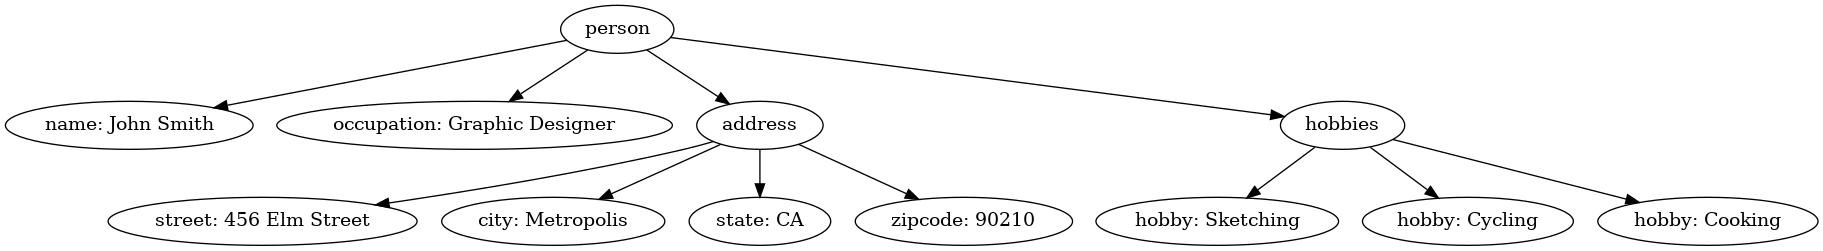

Source code (Python):
import graphviz

# Create a tree visualization for Exercise 2
tree = graphviz.Digraph(format="png", filename="exercise2_tree")

# Adding nodes and edges based on the XML structure
tree.node("person", "person")
tree.node("name", "name: John Smith")
tree.node("occupation", "occupation: Graphic Designer")
tree.node("address", "address")
tree.node("street", "street: 456 Elm Street")
tree.node("city", "city: Metropolis")
tree.node("state", "state: CA")
tree.node("zipcode", "zipcode: 90210")
tree.node("hobbies", "hobbies")
tree.node("hobby1", "hobby: Sketching")
tree.node("hobby2", "hobby: Cycling")
tree.node("hobby3", "hobby: Cooking")

# Connect nodes to represent hierarchy
tree.edges([
    ("person", "name"),
    ("person", "occupation"),
    ("person", "address"),
    ("address", "street"),
    ("address", "city"),
    ("address", "state"),
    ("address", "zipcode"),
    ("person", "hobbies"),
    ("hobbies", "hobby1"),
    ("hobbies", "hobby2"),
    ("hobbies", "hobby3"),
])

# Render the tree
tree.render(cleanup=False)
"exercise2_tree.png"
